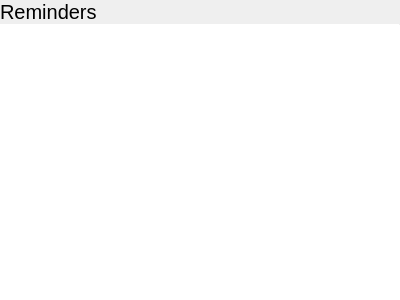
<?xml version="1.0" encoding="UTF-8"?>
<ui version="4.0">
 <class>RemindersPage</class>
 <widget class="QStackedWidget" name="RemindersPage">
  <property name="geometry">
   <rect>
    <x>0</x>
    <y>0</y>
    <width>400</width>
    <height>300</height>
   </rect>
  </property>
  <property name="windowTitle">
   <string>StackedWidget</string>
  </property>
  <property name="currentIndex">
   <number>0</number>
  </property>
  <widget class="QWidget" name="page">
   <layout class="QVBoxLayout" name="verticalLayout">
    <property name="spacing">
     <number>0</number>
    </property>
    <property name="leftMargin">
     <number>0</number>
    </property>
    <property name="topMargin">
     <number>0</number>
    </property>
    <property name="rightMargin">
     <number>0</number>
    </property>
    <property name="bottomMargin">
     <number>0</number>
    </property>
    <item>
     <layout class="QHBoxLayout" name="horizontalLayout_2">
      <property name="spacing">
       <number>0</number>
      </property>
      <item>
       <widget class="QLabel" name="label">
        <property name="sizePolicy">
         <sizepolicy hsizetype="Expanding" vsizetype="Preferred">
          <horstretch>0</horstretch>
          <verstretch>0</verstretch>
         </sizepolicy>
        </property>
        <property name="font">
         <font>
          <pointsize>15</pointsize>
         </font>
        </property>
        <property name="text">
         <string>Reminders</string>
        </property>
        <property name="margin">
         <number>9</number>
        </property>
       </widget>
      </item>
      <item>
       <widget class="QPushButton" name="deleteButton">
        <property name="sizePolicy">
         <sizepolicy hsizetype="Preferred" vsizetype="Preferred">
          <horstretch>0</horstretch>
          <verstretch>0</verstretch>
         </sizepolicy>
        </property>
        <property name="text">
         <string/>
        </property>
        <property name="icon">
         <iconset theme="edit-delete"/>
        </property>
        <property name="flat">
         <bool>true</bool>
        </property>
       </widget>
      </item>
      <item>
       <widget class="QPushButton" name="addButton">
        <property name="sizePolicy">
         <sizepolicy hsizetype="Preferred" vsizetype="Preferred">
          <horstretch>0</horstretch>
          <verstretch>0</verstretch>
         </sizepolicy>
        </property>
        <property name="text">
         <string/>
        </property>
        <property name="icon">
         <iconset theme="list-add"/>
        </property>
        <property name="flat">
         <bool>true</bool>
        </property>
       </widget>
      </item>
     </layout>
    </item>
    <item>
     <widget class="Line" name="line">
      <property name="maximumSize">
       <size>
        <width>16777215</width>
        <height>1</height>
       </size>
      </property>
      <property name="orientation">
       <enum>Qt::Horizontal</enum>
      </property>
     </widget>
    </item>
    <item>
     <widget class="QListView" name="remindersList">
      <property name="frameShape">
       <enum>QFrame::NoFrame</enum>
      </property>
     </widget>
    </item>
   </layout>
  </widget>
  <widget class="QWidget" name="page_2">
   <layout class="QVBoxLayout" name="verticalLayout_2">
    <property name="spacing">
     <number>0</number>
    </property>
    <property name="leftMargin">
     <number>0</number>
    </property>
    <property name="topMargin">
     <number>0</number>
    </property>
    <property name="rightMargin">
     <number>0</number>
    </property>
    <property name="bottomMargin">
     <number>0</number>
    </property>
    <item>
     <layout class="QHBoxLayout" name="horizontalLayout">
      <property name="spacing">
       <number>0</number>
      </property>
      <item>
       <widget class="QPushButton" name="backButton">
        <property name="sizePolicy">
         <sizepolicy hsizetype="Preferred" vsizetype="Preferred">
          <horstretch>0</horstretch>
          <verstretch>0</verstretch>
         </sizepolicy>
        </property>
        <property name="text">
         <string/>
        </property>
        <property name="icon">
         <iconset theme="go-previous"/>
        </property>
        <property name="flat">
         <bool>true</bool>
        </property>
       </widget>
      </item>
      <item>
       <widget class="QLabel" name="label_2">
        <property name="sizePolicy">
         <sizepolicy hsizetype="Expanding" vsizetype="Preferred">
          <horstretch>0</horstretch>
          <verstretch>0</verstretch>
         </sizepolicy>
        </property>
        <property name="font">
         <font>
          <pointsize>15</pointsize>
         </font>
        </property>
        <property name="text">
         <string>Add Reminder</string>
        </property>
        <property name="margin">
         <number>9</number>
        </property>
       </widget>
      </item>
     </layout>
    </item>
    <item>
     <widget class="Line" name="line_2">
      <property name="maximumSize">
       <size>
        <width>16777215</width>
        <height>1</height>
       </size>
      </property>
      <property name="orientation">
       <enum>Qt::Horizontal</enum>
      </property>
     </widget>
    </item>
    <item>
     <layout class="QGridLayout" name="gridLayout">
      <property name="leftMargin">
       <number>9</number>
      </property>
      <property name="topMargin">
       <number>9</number>
      </property>
      <property name="rightMargin">
       <number>9</number>
      </property>
      <property name="bottomMargin">
       <number>9</number>
      </property>
      <property name="spacing">
       <number>6</number>
      </property>
      <item row="0" column="0">
       <widget class="QLabel" name="label_3">
        <property name="text">
         <string>Name</string>
        </property>
       </widget>
      </item>
      <item row="1" column="0">
       <widget class="QLabel" name="label_4">
        <property name="text">
         <string>Date</string>
        </property>
       </widget>
      </item>
      <item row="0" column="1">
       <widget class="QLineEdit" name="reminderTitle"/>
      </item>
      <item row="1" column="1">
       <widget class="QDateTimeEdit" name="reminderDate"/>
      </item>
     </layout>
    </item>
    <item>
     <layout class="QHBoxLayout" name="horizontalLayout_3">
      <item>
       <spacer name="horizontalSpacer">
        <property name="orientation">
         <enum>Qt::Horizontal</enum>
        </property>
        <property name="sizeHint" stdset="0">
         <size>
          <width>40</width>
          <height>20</height>
         </size>
        </property>
       </spacer>
      </item>
      <item>
       <widget class="QPushButton" name="addReminderButton">
        <property name="text">
         <string>Add</string>
        </property>
        <property name="icon">
         <iconset theme="list-add"/>
        </property>
       </widget>
      </item>
     </layout>
    </item>
    <item>
     <spacer name="verticalSpacer">
      <property name="orientation">
       <enum>Qt::Vertical</enum>
      </property>
      <property name="sizeHint" stdset="0">
       <size>
        <width>20</width>
        <height>40</height>
       </size>
      </property>
     </spacer>
    </item>
   </layout>
  </widget>
 </widget>
 <resources/>
 <connections/>
</ui>
